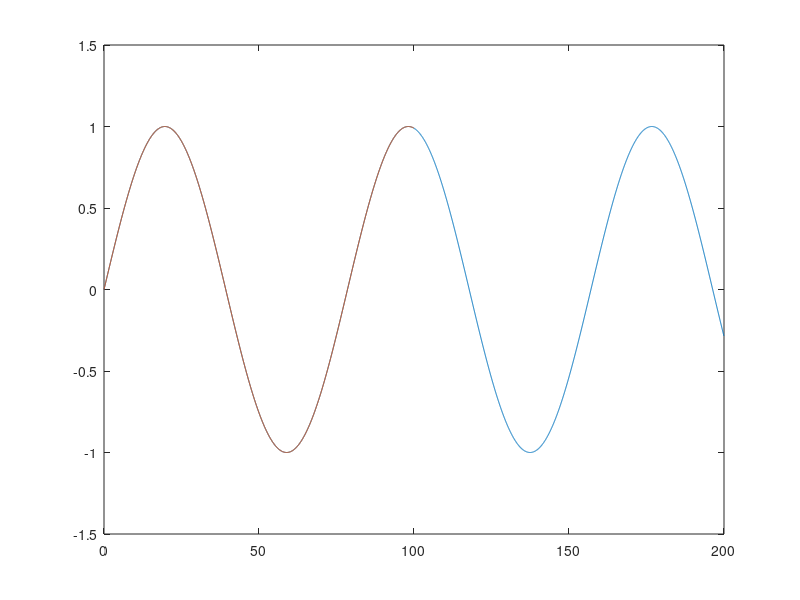

MATLAB code to generate this figure:
load prob09.mat y2 % 観測データ
t=linspace(0,100,2001); %観測値グラフ描画用時間ステップ
t2=linspace(0,200,4001);%推定値グラフ描画用時間ステップ

for k=1:1:1999 %データ数分だけループ
    if(k==1) x2=[0 0 y2(k,2) 0];
    elseif (k==2) x2=[y2(k-1,1) 0 0 y2(k-1,2)];
    else x2=[y2(k-1,1) y2(k-2,1) y2(k,2) y2(k-1,2)];
    endif
    if(k==1)
    X2=x2'; % '
    else X2=[X2 x2']; % θ計算用の行列X2を作る'
    endif
endfor
theta_hat = inv(X2*X2')*X2*y2(1:1999,1); % θを一括計算'
for(k=1:1:4000)
    if (k>2)
        u2 = u1;
        u1 =0;
        if (k<=2000) zeta = [y_hat(1) y_hat(2) u2 u1];
        else zeta = [y_hat(1) y_hat(2) 0 0];
        endif
        y_hat=[zeta*theta_hat y_hat];
    elseif (k==1)
        u1=1;
        zeta = [0 0 u1 0];
        y_hat =zeta*theta_hat;
    else
        zeta = [0 0 0 u1];
        y_hat =[zeta*theta_hat y_hat];
    endif
endfor
plot(t2(:,1:4000),y_hat(4000:-1:1), t(1:2000),y2(1:2000,1));